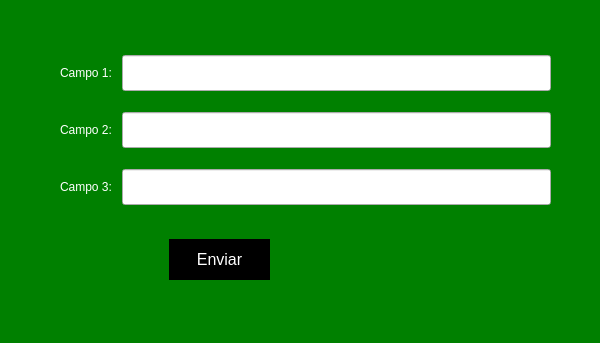
<?xml version="1.0" encoding="UTF-8"?>
<ui version="4.0">
 <class>Dialog</class>
 <widget class="QDialog" name="Dialog">
  <property name="geometry">
   <rect>
    <x>0</x>
    <y>0</y>
    <width>600</width>
    <height>343</height>
   </rect>
  </property>
  <property name="windowTitle">
   <string>Dialog</string>
  </property>
  <property name="styleSheet">
   <string notr="true">QDialog{
background-color: green;
}

QLineEdit{
border: ;
font-size:px; 
height: 30px; 
}

QLabel{
color: #fff;
font-size:px; 
}

QPushButton#Boton{
background-color: #000;
color: #fff;
font-size: 16px;
border: 0;
}

QPushButton#Boton:hover{
background-color: orange;
}</string>
  </property>
  <widget class="QPushButton" name="Boton">
   <property name="geometry">
    <rect>
     <x>169</x>
     <y>239</y>
     <width>101</width>
     <height>41</height>
    </rect>
   </property>
   <property name="text">
    <string>Enviar</string>
   </property>
  </widget>
  <widget class="QWidget" name="">
   <property name="geometry">
    <rect>
     <x>60</x>
     <y>40</y>
     <width>491</width>
     <height>181</height>
    </rect>
   </property>
   <layout class="QGridLayout" name="gridLayout">
    <item row="0" column="0">
     <widget class="QLabel" name="label">
      <property name="text">
       <string>Campo 1: </string>
      </property>
     </widget>
    </item>
    <item row="2" column="0">
     <widget class="QLabel" name="label_3">
      <property name="text">
       <string>Campo 3: </string>
      </property>
     </widget>
    </item>
    <item row="0" column="1">
     <widget class="QLineEdit" name="lineEdit">
      <property name="text">
       <string/>
      </property>
     </widget>
    </item>
    <item row="1" column="0">
     <widget class="QLabel" name="label_2">
      <property name="text">
       <string>Campo 2: </string>
      </property>
     </widget>
    </item>
    <item row="2" column="1">
     <widget class="QLineEdit" name="lineEdit_3"/>
    </item>
    <item row="1" column="1">
     <widget class="QLineEdit" name="lineEdit_2">
      <property name="text">
       <string/>
      </property>
     </widget>
    </item>
   </layout>
  </widget>
 </widget>
 <resources/>
 <connections/>
</ui>
